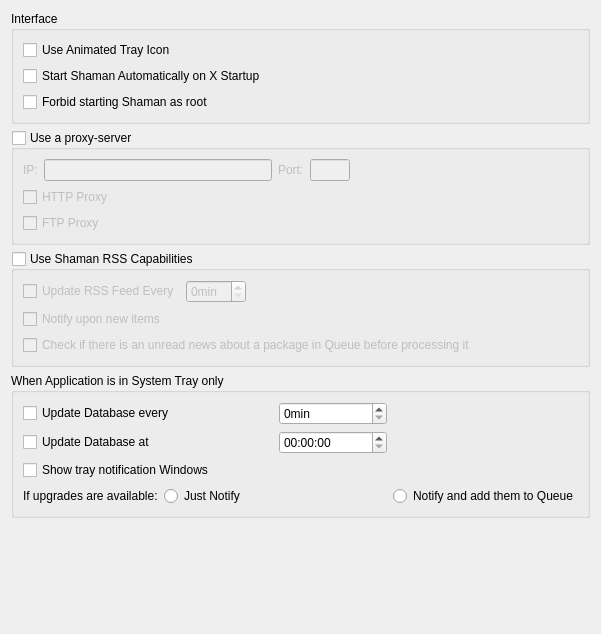
<?xml version="1.0" encoding="UTF-8"?>
<ui version="4.0">
 <class>Form</class>
 <widget class="QWidget" name="Form">
  <property name="geometry">
   <rect>
    <x>0</x>
    <y>0</y>
    <width>601</width>
    <height>634</height>
   </rect>
  </property>
  <property name="windowTitle">
   <string>Form</string>
  </property>
  <layout class="QVBoxLayout" name="verticalLayout_5">
   <item>
    <widget class="QGroupBox" name="groupBox_12">
     <property name="title">
      <string>Interface</string>
     </property>
     <layout class="QVBoxLayout" name="_34">
      <item>
       <widget class="QCheckBox" name="useAnimatedBox">
        <property name="text">
         <string>Use Animated Tray Icon</string>
        </property>
       </widget>
      </item>
      <item>
       <widget class="QCheckBox" name="autoStartBox">
        <property name="text">
         <string>Start Shaman Automatically on X Startup</string>
        </property>
       </widget>
      </item>
      <item>
       <widget class="QCheckBox" name="noRootBox">
        <property name="text">
         <string>Forbid starting Shaman as root</string>
        </property>
       </widget>
      </item>
     </layout>
    </widget>
   </item>
   <item>
    <widget class="QGroupBox" name="proxyGroup">
     <property name="title">
      <string>Use a proxy-server</string>
     </property>
     <property name="checkable">
      <bool>true</bool>
     </property>
     <property name="checked">
      <bool>false</bool>
     </property>
     <layout class="QGridLayout" name="_32">
      <item row="0" column="0">
       <widget class="QLabel" name="label_16">
        <property name="text">
         <string>IP:</string>
        </property>
       </widget>
      </item>
      <item row="0" column="1">
       <widget class="QLineEdit" name="proxyServer">
        <property name="sizePolicy">
         <sizepolicy hsizetype="MinimumExpanding" vsizetype="Fixed">
          <horstretch>0</horstretch>
          <verstretch>0</verstretch>
         </sizepolicy>
        </property>
        <property name="minimumSize">
         <size>
          <width>0</width>
          <height>0</height>
         </size>
        </property>
       </widget>
      </item>
      <item row="0" column="2">
       <widget class="QLabel" name="label_19">
        <property name="text">
         <string>Port:</string>
        </property>
       </widget>
      </item>
      <item row="0" column="3">
       <widget class="QLineEdit" name="proxyPort">
        <property name="sizePolicy">
         <sizepolicy hsizetype="Fixed" vsizetype="Fixed">
          <horstretch>0</horstretch>
          <verstretch>0</verstretch>
         </sizepolicy>
        </property>
        <property name="minimumSize">
         <size>
          <width>40</width>
          <height>0</height>
         </size>
        </property>
        <property name="maximumSize">
         <size>
          <width>40</width>
          <height>16777215</height>
         </size>
        </property>
       </widget>
      </item>
      <item row="0" column="4">
       <spacer>
        <property name="orientation">
         <enum>Qt::Horizontal</enum>
        </property>
        <property name="sizeHint" stdset="0">
         <size>
          <width>191</width>
          <height>20</height>
         </size>
        </property>
       </spacer>
      </item>
      <item row="1" column="0" colspan="2">
       <widget class="QCheckBox" name="httpProxyBox">
        <property name="text">
         <string>HTTP Proxy</string>
        </property>
       </widget>
      </item>
      <item row="2" column="0" colspan="2">
       <widget class="QCheckBox" name="ftpProxyBox">
        <property name="text">
         <string>FTP Proxy</string>
        </property>
       </widget>
      </item>
     </layout>
    </widget>
   </item>
   <item>
    <widget class="QGroupBox" name="useRSSBox">
     <property name="title">
      <string>Use Shaman RSS Capabilities</string>
     </property>
     <property name="checkable">
      <bool>true</bool>
     </property>
     <property name="checked">
      <bool>false</bool>
     </property>
     <layout class="QGridLayout" name="_33">
      <item row="0" column="0">
       <widget class="QCheckBox" name="updateRSSBox">
        <property name="text">
         <string>Update RSS Feed Every</string>
        </property>
       </widget>
      </item>
      <item row="0" column="1">
       <widget class="QSpinBox" name="updateRSSSpin">
        <property name="suffix">
         <string comment="As in &quot;minutes&quot;">min</string>
        </property>
       </widget>
      </item>
      <item row="1" column="0">
       <widget class="QCheckBox" name="notifyRSSBox">
        <property name="text">
         <string>Notify upon new items</string>
        </property>
       </widget>
      </item>
      <item row="2" column="0" colspan="3">
       <widget class="QCheckBox" name="notifyQueueRSSBox">
        <property name="text">
         <string>Check if there is an unread news about a package in Queue before processing it</string>
        </property>
       </widget>
      </item>
      <item row="0" column="2">
       <spacer>
        <property name="orientation">
         <enum>Qt::Horizontal</enum>
        </property>
        <property name="sizeHint" stdset="0">
         <size>
          <width>40</width>
          <height>20</height>
         </size>
        </property>
       </spacer>
      </item>
     </layout>
    </widget>
   </item>
   <item>
    <widget class="QGroupBox" name="groupBox_11">
     <property name="title">
      <string>When Application is in System Tray only</string>
     </property>
     <layout class="QGridLayout" name="_31">
      <item row="0" column="0" colspan="2">
       <widget class="QCheckBox" name="updateDbTrayBox">
        <property name="text">
         <string>Update Database every</string>
        </property>
       </widget>
      </item>
      <item row="0" column="2">
       <widget class="QSpinBox" name="minutesSpin">
        <property name="enabled">
         <bool>true</bool>
        </property>
        <property name="suffix">
         <string comment="As in &quot;minutes&quot;">min</string>
        </property>
       </widget>
      </item>
      <item row="2" column="0" colspan="3">
       <widget class="QCheckBox" name="updateDbShowNotify">
        <property name="text">
         <string>Show tray notification Windows</string>
        </property>
        <property name="checked">
         <bool>false</bool>
        </property>
       </widget>
      </item>
      <item row="3" column="0">
       <widget class="QLabel" name="label_17">
        <property name="text">
         <string>If upgrades are available:</string>
        </property>
       </widget>
      </item>
      <item row="3" column="1" colspan="2">
       <widget class="QRadioButton" name="upNotifyRadio">
        <property name="text">
         <string>Just Notify</string>
        </property>
       </widget>
      </item>
      <item row="3" column="3">
       <widget class="QRadioButton" name="upNotifyAddRadio">
        <property name="text">
         <string>Notify and add them to Queue</string>
        </property>
       </widget>
      </item>
      <item row="1" column="0" colspan="2">
       <widget class="QCheckBox" name="updateDbTrayAtBox">
        <property name="text">
         <string>Update Database at</string>
        </property>
       </widget>
      </item>
      <item row="1" column="2">
       <widget class="QTimeEdit" name="schedTimeEdit"/>
      </item>
     </layout>
    </widget>
   </item>
   <item>
    <spacer>
     <property name="orientation">
      <enum>Qt::Vertical</enum>
     </property>
     <property name="sizeHint" stdset="0">
      <size>
       <width>20</width>
       <height>40</height>
      </size>
     </property>
    </spacer>
   </item>
  </layout>
 </widget>
 <resources/>
 <connections/>
</ui>
